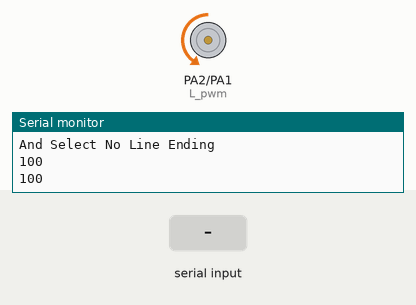
This sketch was run on a simulated STM32 Blue Pill. Parts: motor-driver pin pairs drawn as motors (green arrow = first pin HIGH = forward, orange = second pin HIGH = backward, longer = more drive), the last lines printed to the serial monitor. The test bench sets the inputs (shaded band).

Above: at 5.2 s.
5.3 s: "90,45\n" received over Serial
At 6.8 s:
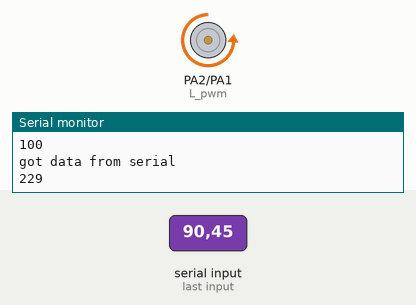
8.5 s: "5\n" received over Serial
At 9.6 s:
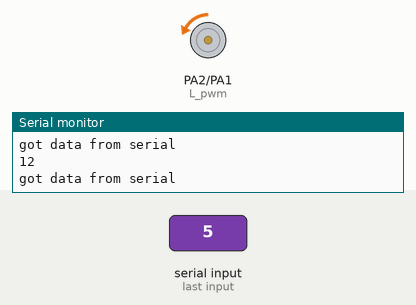
12.0 s: "90\n" received over Serial
At 13.8 s:
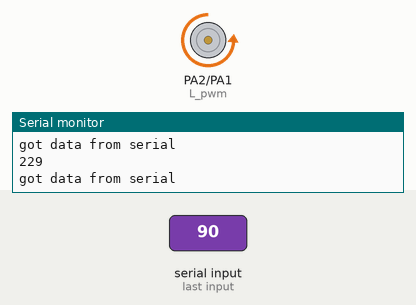
Timing chart, 0 to 16.1 s (numbered marks = the images above; inputs shaded):
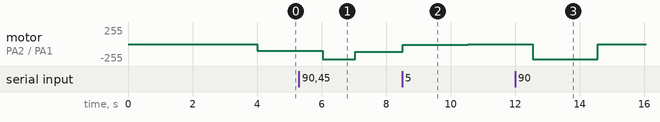

Measured:
- after the input at 5.3 s, motor on PA2 (L_pwm) / PA1 (R_pwm): backward 100/255 → backward 229/255 after 0.73 s, → backward 114/255 1.0 s later
- after the input at 8.5 s, motor on PA2 (L_pwm) / PA1 (R_pwm): backward 114/255 → backward 12/255 at once, → stopped 2.0 s later
- after the input at 12.0 s, motor on PA2 (L_pwm) / PA1 (R_pwm): stopped → backward 229/255 after 0.54 s, → stopped 2.0 s later

The sketch:

ibt2-test.ino
```cpp
/*
Enter value between -100 and 100 to control the motor...
And Select No Line Ending
*/
#define R_pwm PA1
#define L_pwm PA2

#define resolution 255

int speedVal = 100;

void mControl(int val) {

  // Determine direction
  if (val < 0) {
    // Motor backward
    analogWrite(R_pwm, 0);
    delay(10);  //OCD delay because IBT2 will fry if both pwm pins are high simultaneously
    analogWrite(L_pwm, -val);
  } else {
    // Motor forward
    analogWrite(L_pwm, 0);
    delay(10);  //OCD delay because IBT2 will fry if both pwm pins are high simultaneously
    analogWrite(R_pwm, val);
  }
}

void setup() {
  pinMode(L_pwm, OUTPUT);
  pinMode(R_pwm, OUTPUT);

  Serial.begin(57600);

  Serial.println("Enter value between -100 and 100 to control the motor...");
  Serial.println("And Select No Line Ending");

  delay(4000);
}

void loop() {
  if(Serial.available())
  {
    Serial.println("got data from serial");
    speedVal = Serial.parseInt();

    speedVal = constrain(speedVal, -100, 100);
    speedVal = map(speedVal, -100, 100, -resolution, resolution);
  }

  mControl(speedVal);

  Serial.println(speedVal);
  delay(1000);
}
```
